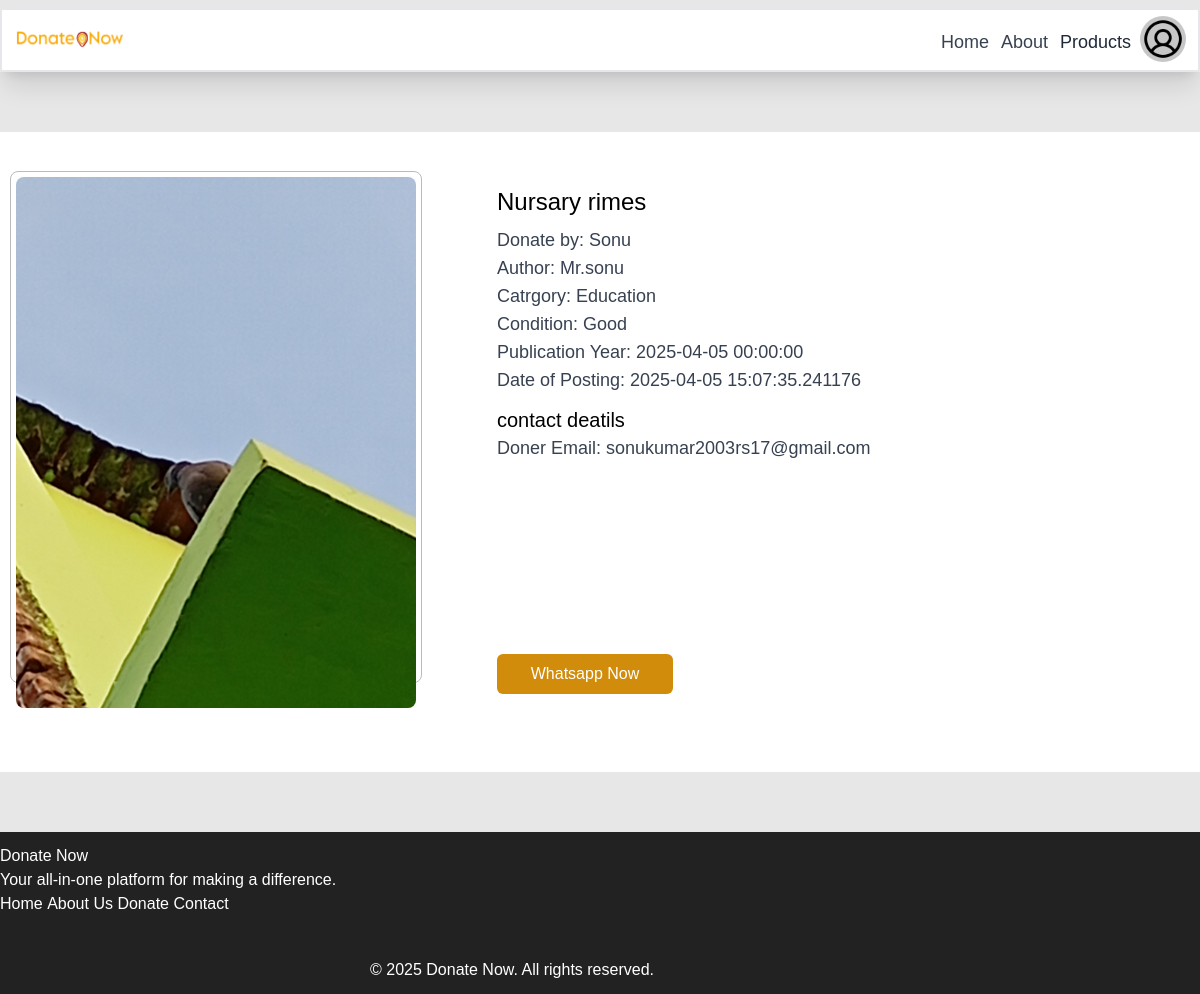
Page /product/1?category=book (signed in) on the committed database.
### App.py (models this page shows)
class Donatebook(db.Model):
    id = db.Column(db.Integer, primary_key=True)
    title = db.Column(db.String(100), nullable=False)
    author = db.Column(db.String(50), unique=True, nullable=False)
    date = db.Column(db.TIMESTAMP, default=datetime.utcnow)
    image_filename = db.Column(db.String(200), nullable=False)
    category = db.Column(db.String(100),nullable=False)
    condition = db.Column(db.String(255), nullable=False)
    donor_id = db.Column(db.Integer, db.ForeignKey('signup.id'), nullable=False)
    donor = db.relationship('Signup', backref='donated_books')
    datep = db.Column(db.TIMESTAMP, default=datetime.utcnow)

class Signup(db.Model,UserMixin):
    id = db.Column(db.Integer, primary_key=True)
    name = db.Column(db.String(100), nullable=False)
    email = db.Column(db.String(50), unique=True, nullable=False)
    password = db.Column(db.String(255), nullable=False)  # Store hashed passwords
    addr = db.Column(db.String(50), nullable=False)
    date = db.Column(db.TIMESTAMP, default=datetime.utcnow)
    phonenum = db.Column(db.String(50), nullable=False)
    donation_count = db.Column(db.Integer, default=0)

### App.py (the view)
@app.route('/product/<int:id>')
def product(id):
    category = request.args.get('category')
    user = Signup.query.filter_by(id=id).first()
    if category == 'book':
        product = Donatebook.query.get_or_404(id)
    elif category == 'medicine':
        product = Donatemed.query.get_or_404(id)
    elif category == 'cloth':
        product = Donatecloth.query.get_or_404(id)
    else:
        return "Invalid category", 400
    return render_template('product.html', product=product, category=category,user=user)

### App.py (called while the page is built)
@login_manager.user_loader
def load_user(user_id):
    return Signup.query.get(int(user_id))

### templates/product.html (shortened to what this page needs)
<!DOCTYPE html>
<html lang="en">
<head>
    <link rel="stylesheet" href="{{ url_for('static', filename='app.css')}}">
    <script src="https://cdn.tailwindcss.com"></script>
</head>
<body class="bgp">
    <div>
        <div class="parent w-full shadow-xl border-2 bg-white text-gray-800 h-16 p-3 my-2 text-lg">
            <div class="flex items-center justify-between">
                <img src="{{ url_for('static', filename='logo2.png')}}" class="w-28" alt="logo" class="h-8 mt-1">
                <div class="flex gap-5">
                    <ul class="margin flex  mt-1.5 gap-3">
                        <li class="text-gray-700">
                            <a href="/dashboard">Home</a>
                        </li>
                        <li class="text-gray-700">
                            <a href="/about">About</a>
                        </li>
                        <li><a href="/productlisting">Products</a></li>
                    </ul>
                        <div onclick="toggle()" class="logodiv">
                           <img class="loginlogo" src="{{ url_for('static', filename='image.png')}}" alt="login">
                        </div>
                </div></div>
            </div>
    </div>
    <div class="productcontain">
       <div class="productimg">
        <img class="pimg" src="{{ url_for('static', filename='uploads/' + product.image_filename) }}" alt="product info">
       </div>
       <div class="productinfo">
          <h1 class="text-2xl">{{ product.title if category == 'book' else product.name if category == 'medicine' else product.type }}
</h1>
          <div class="mt-2 text-gray-700 ">
          <div class="text-lg"><span> Donate by: </span> <span> {{ product.donor.name }}</span></div>
          {% if category == 'book' %}
          <div class="text-lg"><span> Author: </span> <span> {{ product.author }}</span></div>
          <div class="text-lg"><span>Catrgory: </span> <span> {{ product.category }}</span></div>
          <div class="text-lg"><span> Condition: </span> <span>{{ product.condition }}</span></div>
          <div class="text-lg"><span>Publication Year: </span> <span> {{ product.date }}</span></div>
          <div class="text-lg"><span> Date of Posting: </span> <span>{{ product.datep }}</span></div>
          {% endif %}
      </div>
       <h1 class="text-xl mt-3">contact deatils</h1>
       <div class=" text-gray-700 ">
        <div class="text-lg"><span> Doner Email: </span> <span>{{ product.donor.email }}</span></div>
      </div>
      <div>
        <a href="https://wa.me/{{ product.donor.phonenum }}?text=Hi%20{{ product.donor.name }}%2C%20I%20am%20interested%20in%20your%20donation%20of%20{{ (product.title + '(Book)') if category == 'book' else (product.name + '(Medicine)') if category == 'medicine' else (product.type + '(Cloth)') }}">
          <button type="button" class="mt-48 w-44 p-2 rounded-md text-white hover:bg-[#e4a734] bg-[#d18c0c]">
             Whatsapp Now
          </button>
      </a>
      </div>
 </div>
    </div>
    <footer class="bg-dark text-white py-3">
        <div class="container">
          <div class="d-flex justify-content-between align-items-center flex-wrap">
            <div>
              <h5>Donate Now</h5>
              <p class="mb-0">Your all-in-one platform for making a difference.</p>
            </div>
            <div class="d-flex gap-3">
              <a href="#" class="text-white">Home</a>
              <a href="#" class="text-white">About Us</a>
              <a href="#" class="text-white">Donate</a>
              <a href="#" class="text-white">Contact</a>
            </div>
            <div class="social-icons">
            </div>
          </div>
          <div class="text-center mt-3">
            <p class="mb-0">&copy; 2025 Donate Now. All rights reserved.</p>
          </div>
        </div>
      </footer>
</body>
</html>

### static/app.css (style rules this page uses)
body { font-family: Arial, sans-serif; margin: 0; padding: 0; background-color: #f9f9f9; }
.pimg { max-width: 400px; min-height: 500px; border-radius: 8px; }
.productcontain { background-color: #ffff ; height: 80vh; display: flex; gap: 70px; padding-top: 10px; margin-top: 60px; margin-bottom: 60px; }
.productinfo { margin-top: 39px; padding: 5px; }
.bgp { background-color: #e7e7e7; }
.productimg { margin-top: 29px; padding: 5px; margin-left: 10px; max-width: 413px; max-height: 512px; border-radius: 8px; border: solid rgb(188, 187, 187); border-width: 0.3px; }
.loginlogo { width: 62px; }
.logodiv { position: absolute; display: flex ; top: 6px; right: 12px; align-items: center; justify-content: center; width: 46px; height: 46px; background-color: rgb(199 199 199); border-radius: 100%; }
.margin { margin-right: 55px; }
.parent { position: relative; }
footer { background: #222; color: #fff; padding: 15px 0; font-family: Arial, sans-serif; }
footer a { text-decoration: none; color: #bbb; transition: color 0.3s ease; font-size: 16px; }

### rows in the picture
Donatebook: image_filename (picture), title "Nursary rimes", author "Mr.sonu", category "Education", condition "Good", date "2025-04-05 00:00:00", datep "2025-04-05 15:07:35.241176"
Signup: donor.name "Sonu", donor.email "sonukumar2003rs17@gmail.com"
